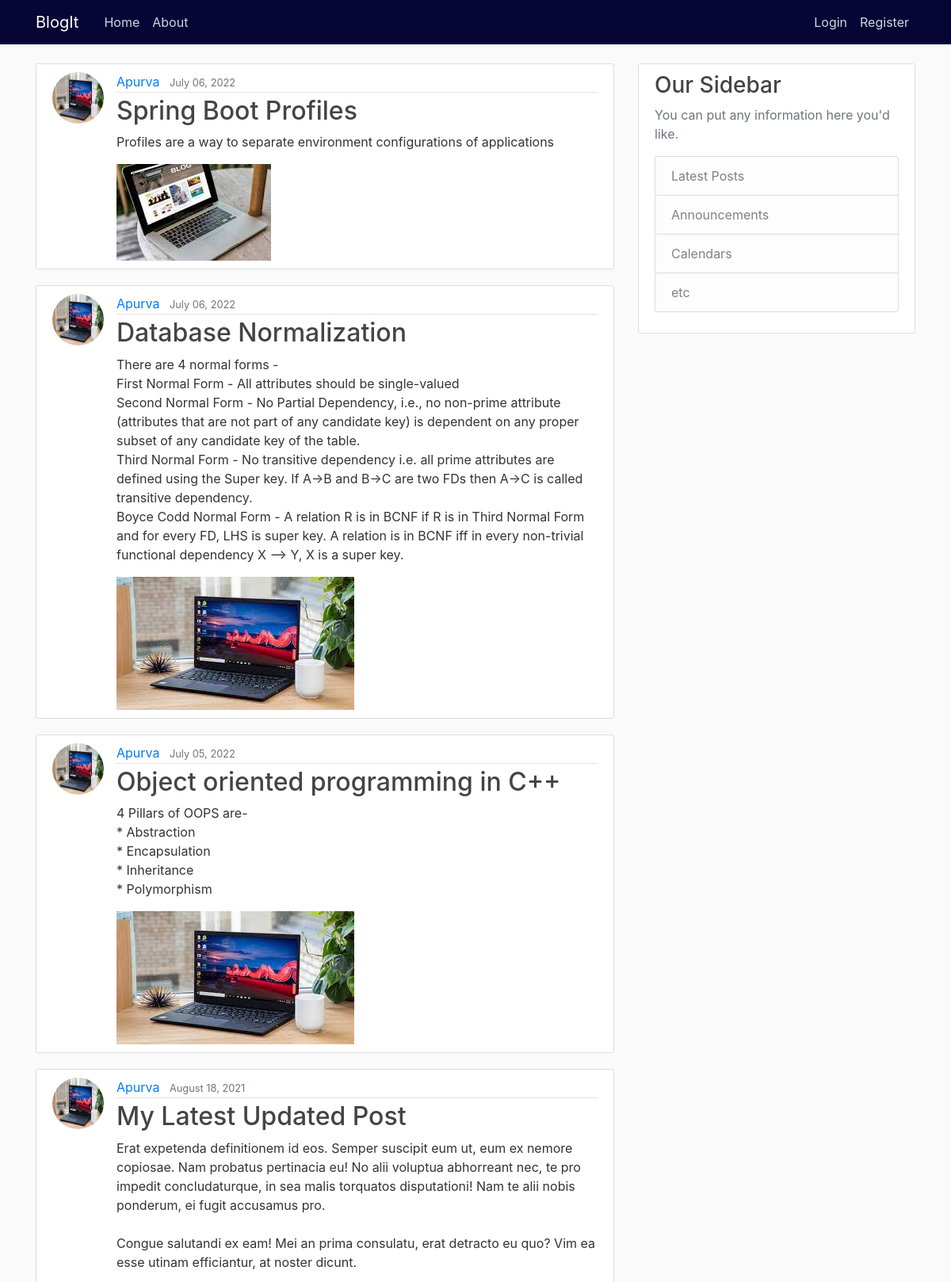
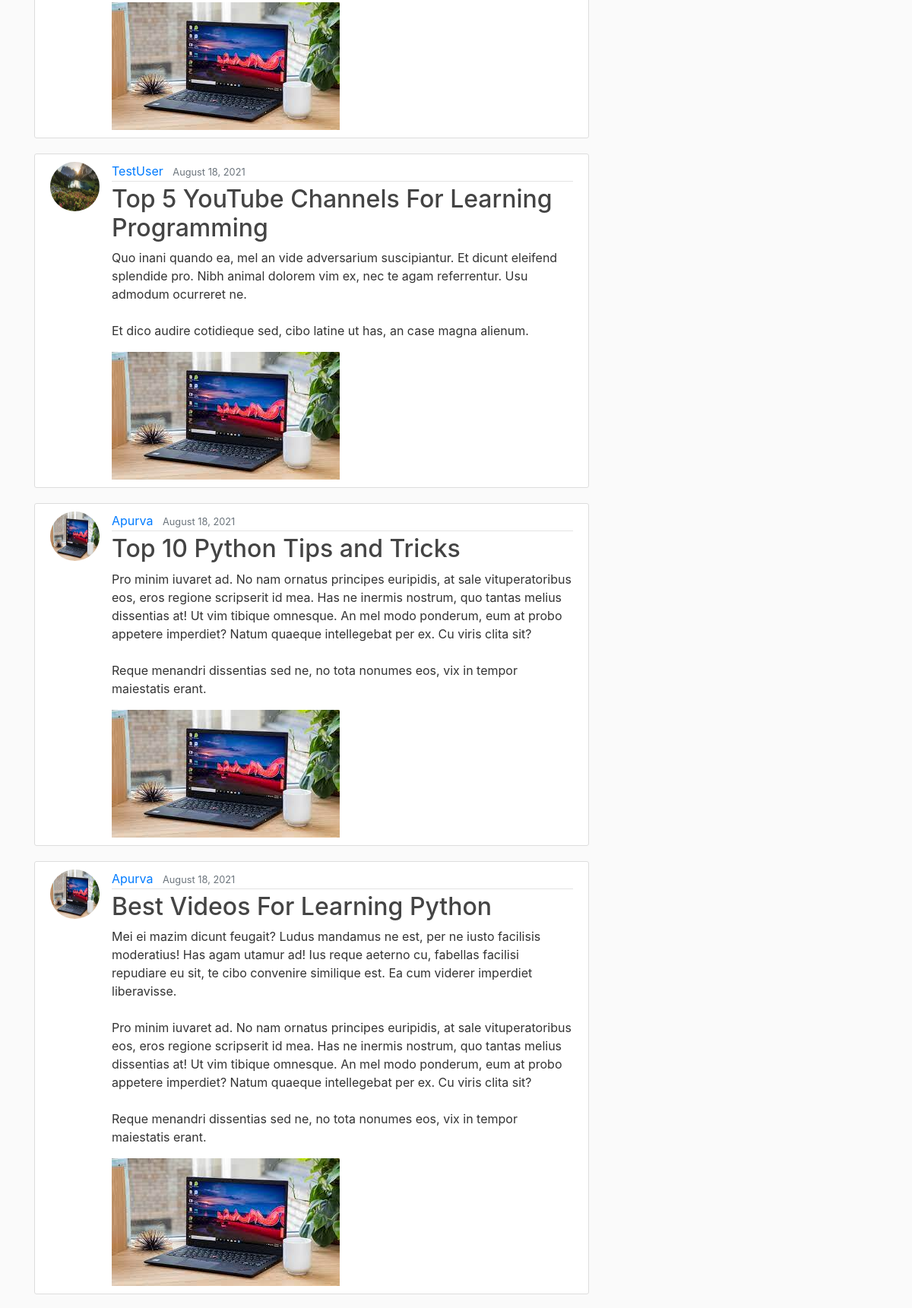
The page / (upper part) on the database its author committed (2 pictures, top to bottom).
### blog/models.py (models this page shows, shortened)
class Post(models.Model):
    title = models.CharField(max_length=100)
    content = models.TextField()
    date_posted = models.DateTimeField(default=timezone.now)
    author = models.ForeignKey(User, on_delete=models.CASCADE)
    image = models.ImageField(default='laptop.jpg', upload_to='content_img')

### users/models.py (models this page shows, shortened)
class Profile(models.Model):
    user = models.OneToOneField(User, on_delete=models.CASCADE)
    image = models.ImageField(default='default.jpg', upload_to='profile_pics')

### blog/views.py (the view)
# urls.py: path('', PostListView.as_view(), name='blog-home'),
class PostListView(ListView):
    model = Post
    template_name = 'blog/home.html'
    context_object_name = 'posts'
    ordering = ['-date_posted']  # latest post seen above

### blog/templates/blog/home.html
{% extends "blog/base.html" %} {% block content %} {% for post in posts %}
<article class="media content-section">
  <img
    class="float-left rounded-circle article-img"
    src="{{ post.author.profile.image.url }}"
  />
  <div class="media-body">
    <div class="article-metadata">
      <a class="mr-2" href="{% url 'profile' %}">{{ post.author }}</a>
      <small class="text-muted">{{ post.date_posted|date:"F d, Y" }}</small>
    </div>
    <h2>
      <a class="article-title" href="{% url 'post-detail' post.id %}"
        >{{ post.title }}</a
      >
    </h2>
    <p class="article-content">{{ post.content }}</p>
    <img src="{{ post.image.url }}" alt="content-image" />
  </div>
</article>
{% endfor %} {% endblock content %}

### blog/templates/blog/base.html (shortened to what this page needs)
{% load static %}
<!DOCTYPE html>
<html>
<head>
    <link rel="stylesheet" href="https://maxcdn.bootstrapcdn.com/bootstrap/4.0.0/css/bootstrap.min.css">
    <link rel="stylesheet" type="text/css" href="{% static 'blog/main.css' %}">
</head>
<body>
    <header class="site-header">
      <nav class="navbar navbar-expand-md navbar-dark bg-steel fixed-top">
        <div class="container">
          <a class="navbar-brand mr-4" href="{% url 'blog-home' %}">BlogIt</a>
          <div class="collapse navbar-collapse" id="navbarToggle">
            <div class="navbar-nav mr-auto">
              <a class="nav-item nav-link" href="{% url 'blog-home' %}">Home</a>
              <a class="nav-item nav-link" href="{% url 'blog-about' %}">About</a>
            </div>
            <div class="navbar-nav">
              {% if user.is_authenticated %}
                <a class="nav-item nav-link" href="{% url 'post-create' %}">New Post</a>
                <a class="nav-item nav-link" href="{% url 'profile' %}">Profile</a>
                <a class="nav-item nav-link" href="{% url 'logout' %}">Logout</a>
              {% else %}
                <a class="nav-item nav-link" href="{% url 'login' %}">Login</a>
                <a class="nav-item nav-link" href="{% url 'register' %}">Register</a>
              {% endif %}
            </div>
          </div>
        </div>
      </nav>
    </header>
    <main role="main" class="container">
      <div class="row">
        <div class="col-md-8">
          {% block content %}{% endblock %}
        </div>
        <div class="col-md-4">
          <div class="content-section">
            <h3>Our Sidebar</h3>
            <p class='text-muted'>You can put any information here you'd like.
              <ul class="list-group">
                <li class="list-group-item list-group-item-light">Latest Posts</li>
                <li class="list-group-item list-group-item-light">Announcements</li>
                <li class="list-group-item list-group-item-light">Calendars</li>
                <li class="list-group-item list-group-item-light">etc</li>
              </ul>
            </p>
          </div>
        </div>
      </div>
    </main>
</body>
</html>

### blog/static/blog/main.css (style rules this page uses)
body { background: #fafafa; color: #333333; margin-top: 5rem; }
h1, h2, h3, h4, h5, h6 { color: #444444; }
ul { margin: 0; }
.bg-steel { background-color: #070535; }
.site-header .navbar-nav .nav-link { color: #cbd8df; }
.content-section { background: #ffffff; padding: 10px 20px; border: 1px solid #dddddd; border-radius: 3px; margin-bottom: 20px; }
.article-title { color: #444444; }
.article-content { white-space: pre-line; }
.article-img { height: 65px; width: 65px; margin-right: 16px; }
.article-metadata { padding-bottom: 1px; margin-bottom: 4px; border-bottom: 1px solid #e3e3e3 }

### rows shown on the page
Post: author.profile.image (picture), author "Apurva", date_posted "July 06, 2022", title "Spring Boot Profiles", content "Profiles are a way to separate environment configurations of applications", image (picture)
Post: author.profile.image (picture), author "Apurva", date_posted "July 06, 2022", title "Database Normalization", content "There are 4 normal forms - First Normal Form - All attributes should be single-valued Second Normal Form - No Partial Dependency, i.e., no non-prime attribute (attributes that are not part of any candidate key) is dependent on any proper subset of any candidate key of the table. Third Normal Form - No transitive dependency i.e. all prime attributes are defined using the Super key. If A->B and B->C are two FDs then A->C is called transitive dependency. Boyce Codd Normal Form - A relation R is in BCNF if R is in Third Normal Form and for every FD, LHS is super key. A relation is in BCNF iff in every non-trivial functional dependency X –> Y, X is a super key.", image (picture)
Post: author.profile.image (picture), author "Apurva", date_posted "July 05, 2022", title "Object oriented programming in C++", content "4 Pillars of OOPS are- * Abstraction * Encapsulation * Inheritance * Polymorphism", image (picture)
Post: author.profile.image (picture), author "Apurva", date_posted "August 18, 2021", title "My Latest Updated Post", content "Erat expetenda definitionem id eos. Semper suscipit eum ut, eum ex nemore copiosae. Nam probatus pertinacia eu! No alii voluptua abhorreant nec, te pro impedit concludaturque, in sea malis torquatos disputationi! Nam te alii nobis ponderum, ei fugit accusamus pro. Congue salutandi ex eam! Mei an prima consulatu, erat detracto eu quo? Vim ea esse utinam efficiantur, at noster dicunt.", image (picture)
Post: author.profile.image (picture), author "TestUser", date_posted "August 18, 2021", title "Top 5 YouTube Channels For Learning Programming", content "Quo inani quando ea, mel an vide adversarium suscipiantur. Et dicunt eleifend splendide pro. Nibh animal dolorem vim ex, nec te agam referrentur. Usu admodum ocurreret ne. Et dico audire cotidieque sed, cibo latine ut has, an case magna alienum.", image (picture)
Post: author.profile.image (picture), author "Apurva", date_posted "August 18, 2021", title "Top 10 Python Tips and Tricks", content "Pro minim iuvaret ad. No nam ornatus principes euripidis, at sale vituperatoribus eos, eros regione scripserit id mea. Has ne inermis nostrum, quo tantas melius dissentias at! Ut vim tibique omnesque. An mel modo ponderum, eum at probo appetere imperdiet? Natum quaeque intellegebat per ex. Cu viris clita sit? Reque menandri dissentias sed ne, no tota nonumes eos, vix in tempor maiestatis erant.", image (picture)
Post: author.profile.image (picture), author "Apurva", date_posted "August 18, 2021", title "Best Videos For Learning Python", content "Mei ei mazim dicunt feugait? Ludus mandamus ne est, per ne iusto facilisis moderatius! Has agam utamur ad! Ius reque aeterno cu, fabellas facilisi repudiare eu sit, te cibo convenire similique est. Ea cum viderer imperdiet liberavisse. Pro minim iuvaret ad. No nam ornatus principes euripidis, at sale vituperatoribus eos, eros regione scripserit id mea. Has ne inermis nostrum, quo tantas melius dissentias at! Ut vim tibique omnesque. An mel modo ponderum, eum at probo appetere imperdiet? Natum quaeque intellegebat per ex. Cu viris clita sit? Reque menandri dissentias sed ne, no tota nonumes eos, vix in tempor maiestatis erant.", image (picture)
